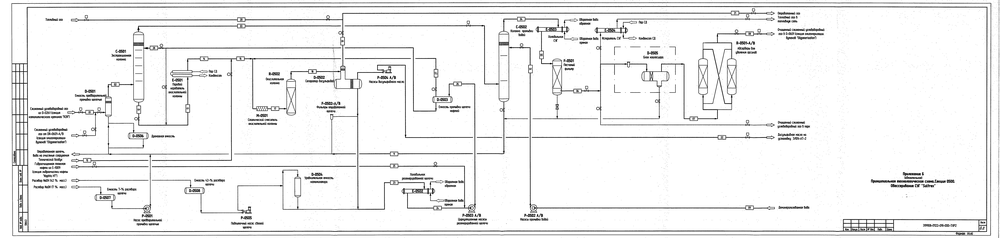
#> input picture test/samples/test_image.png, 1000 x 238 px, shrunk from 10100 x 2400 before the run
$ python -i recognition.py   (imports and definitions only)
#> lines starting #> are read from the running program, lines starting #| are printed output that depends on the picture
#> further down, picture is the input picture: shape (238, 1000, 3); min 0, max 255, mean 240.6
# -*- coding: utf8 -*-
import pathlib

import cv2
import numpy as np
import pytesseract
import scipy.signal
import xlsxwriter as xl
from scipy import signal
from scipy.ndimage import interpolation as inter


# [12 lines left out: functions butter_highpass, butter_highpass_filter, not called in this run]


class Parser:
    def __init__(self):
        self.image = None

    def input(self, image):
        # preprocess image:
        # * crop not needed outer bounds
        # * noise reduction etc

        self.image = image
        angle, rotated = self._skew_correction()
        self.image = rotated

    # [73 lines left out: functions parse, parse_v2, _divide_page_y, _parse_frame, not called in this run]

    def _skew_correction(self, delta=1, limit=5):
#> called with delta = 1, limit = 5
        def determine_score(arr, angle):
            data = inter.rotate(arr, angle, reshape=False, order=0)
            histogram = np.sum(data, axis=1)
            score = np.sum((histogram[1:] - histogram[:-1]) ** 2)
            return histogram, score

        gray = cv2.cvtColor(self.image, cv2.COLOR_BGR2GRAY)
        thresh = cv2.threshold(gray, 0, 255, cv2.THRESH_BINARY_INV + cv2.THRESH_OTSU)[1]
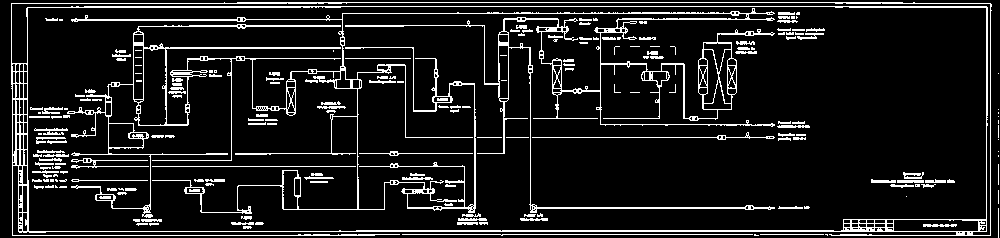
#> thresh: shape (238, 1000); 10.9% white in thin lines or dots

        scores = []
        angles = np.arange(-limit, limit + delta, delta)
        for angle in angles:
            histogram, score = determine_score(thresh, angle)
            scores.append(score)
#> this loop made 11 passes
#> score on passes 1 to 11: 2828067300, 4016594250, 5054783400, 9454114800, 17005142925, 372710750175, 16774824375, 9673249050, 5745218850, 4291389900, 3047331600
#> pass 1, in determine_score, `data = inter.rotate(arr, angle, reshape=False, order=0)`:
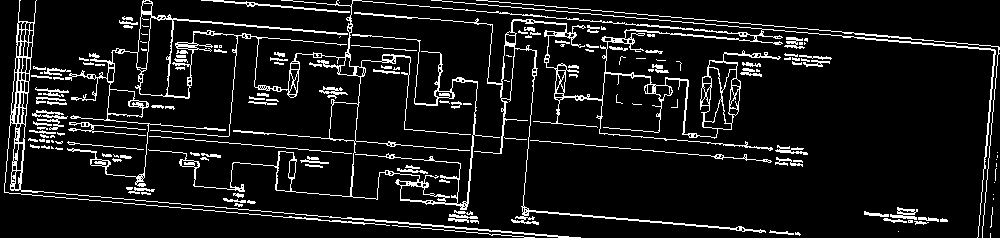
#> data: shape (238, 1000); 9.4% white in thin lines or dots
#> pass 2, in determine_score (call 2), `data = inter.rotate(arr, angle, reshape=False, order=0)`:
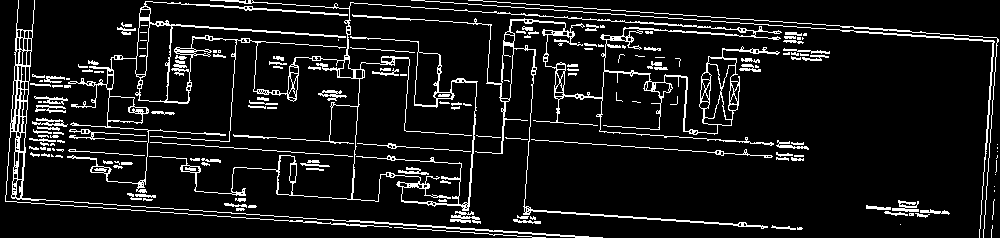
#> data: shape (238, 1000); 9.5% white in thin lines or dots
#> pass 3, in determine_score (call 3), `data = inter.rotate(arr, angle, reshape=False, order=0)`:
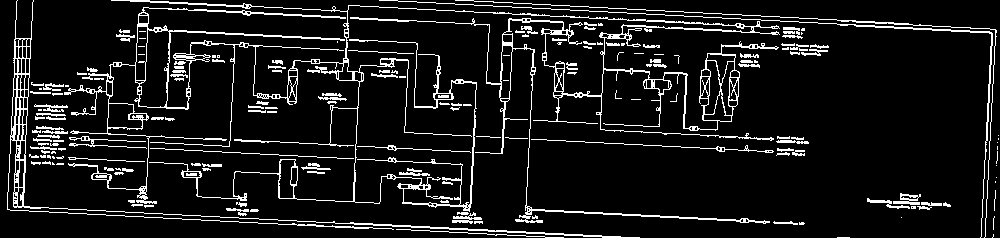
#> data: shape (238, 1000); 9.7% white in thin lines or dots
#> after the loop, scores = [2828067300, 4016594250, 5054783400, 9454114800, 17005142925, 372710750175, 16774824375, 9673249050, 5745218850, 4291389900, 3047331600]

        best_angle = angles[scores.index(max(scores))]
#> best_angle = 0

        (h, w) = self.image.shape[:2]
#> h = 238; w = 1000
        center = (w // 2, h // 2)
#> center = (500, 119)
        M = cv2.getRotationMatrix2D(center, best_angle, 1.0)
#> M = [[1, 0, 0], [0, 1, 0]]
        rotated = cv2.warpAffine(
            self.image,
            M,
            (w, h),
            flags=cv2.INTER_CUBIC,
            borderMode=cv2.BORDER_REPLICATE,
        )

        return best_angle, rotated

    def _find_table_bounds(self):
        raise NotImplementedError("Implement me")

    def _get_headers(self, table_loc):
        raise NotImplementedError("Implement me")

    def _parse_table(self, table_loc, headers):
        raise NotImplementedError("Implement me")

    def _parse_miscelleneous(self, table_loc):
        raise NotImplementedError("Implement me")

    # [37 lines left out: functions write_excel, make_matrix, read_folder, not called in this run]


# [5 lines not run here, left out]

>>> import cv2
>>> picture = cv2.imread('test/samples/test_image.png')
>>> result = Parser().input(picture)
#> in input, `angle, rotated = self._skew_correction()`: angle = 0
